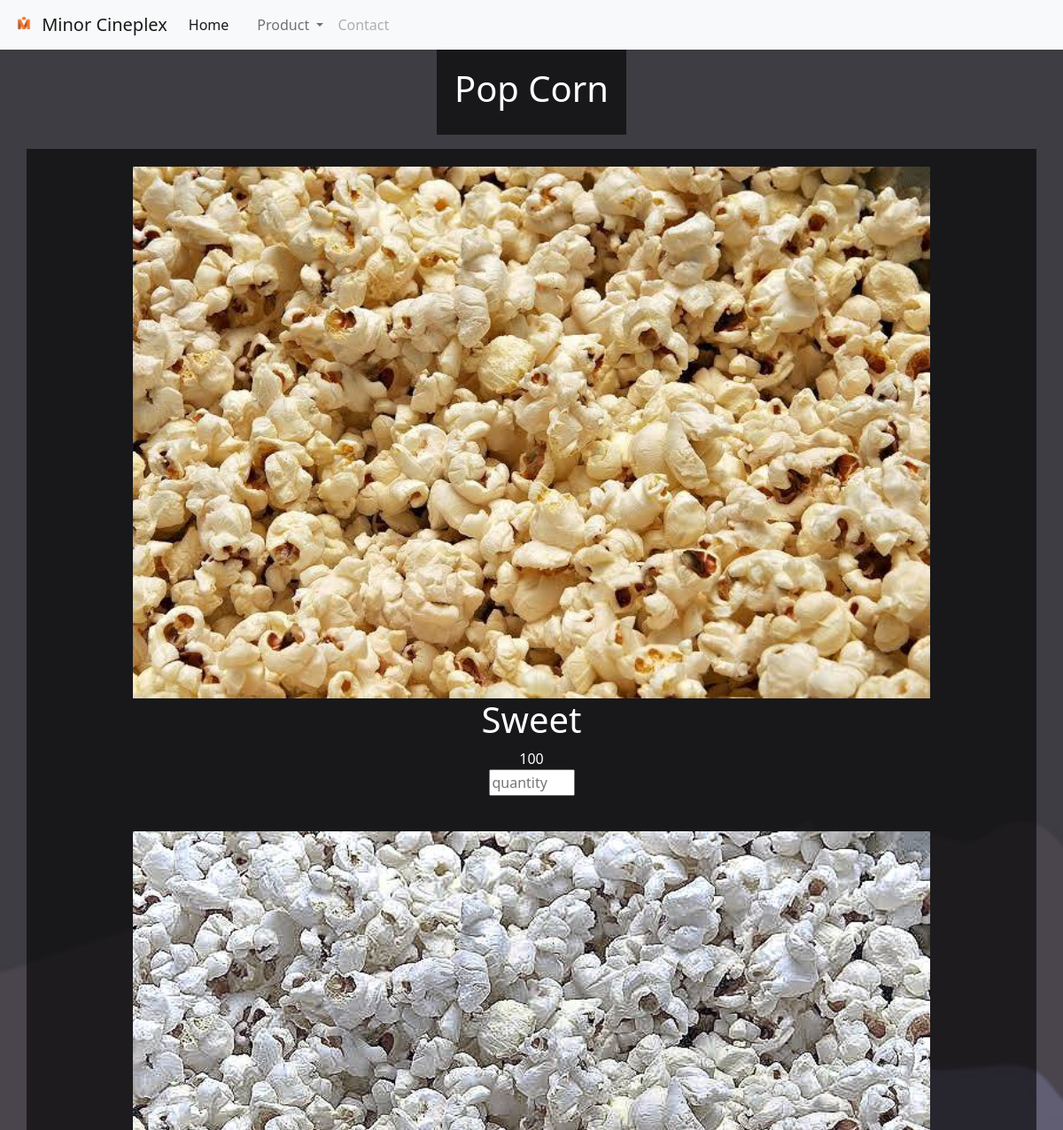
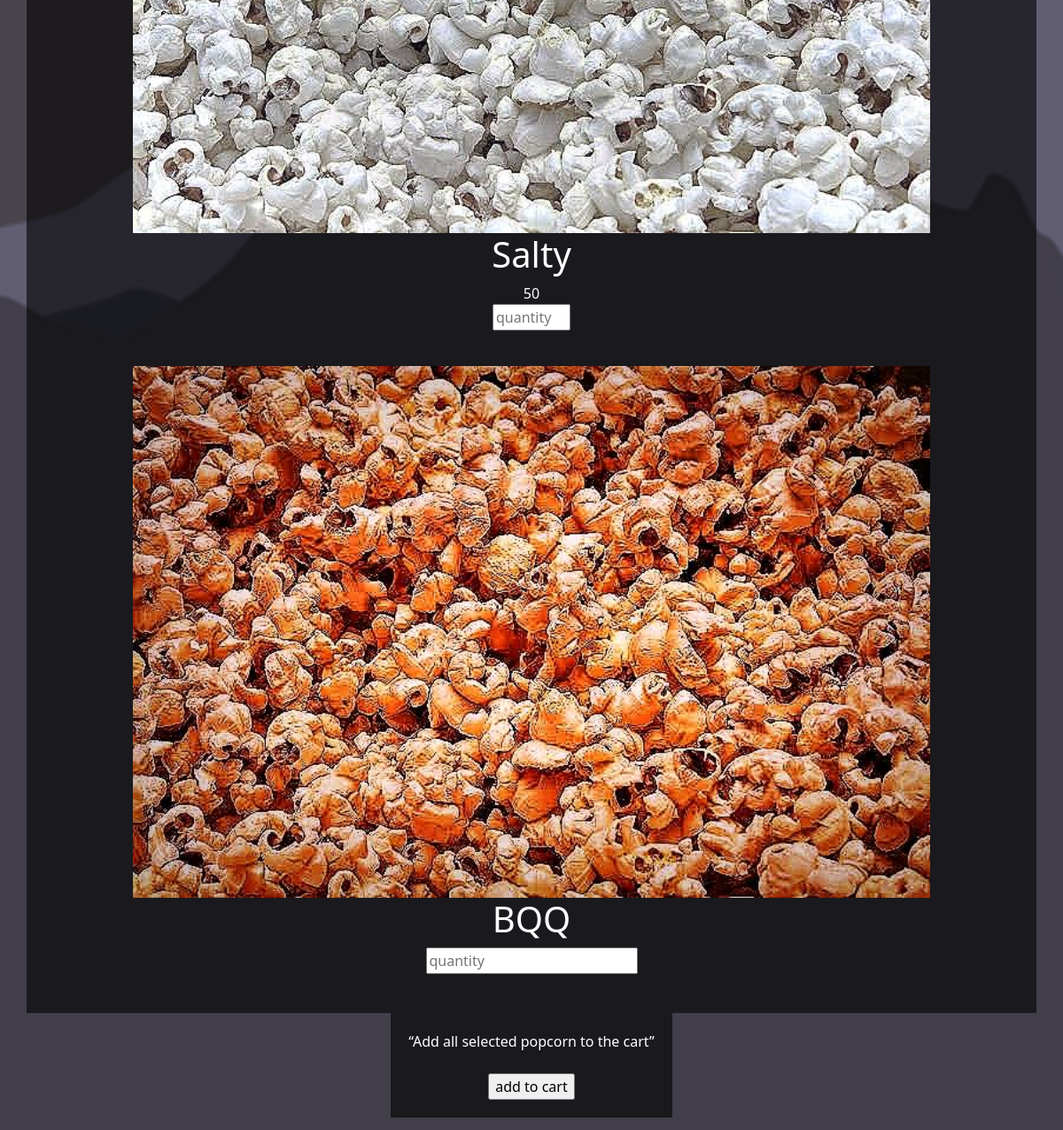
The app's page /Popcron/BuyPop.php (upper part), older data (2 pictures, top to bottom).
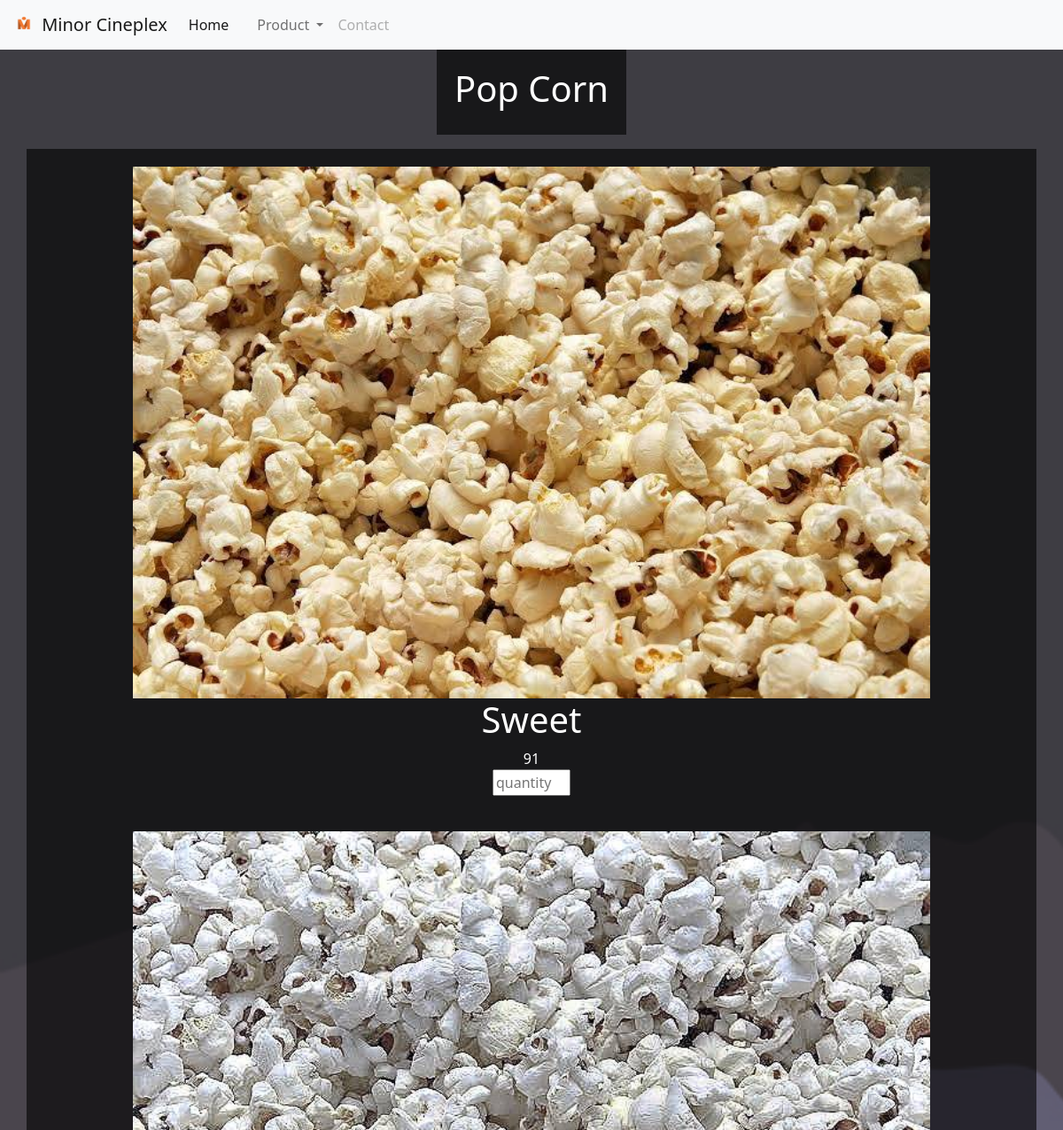
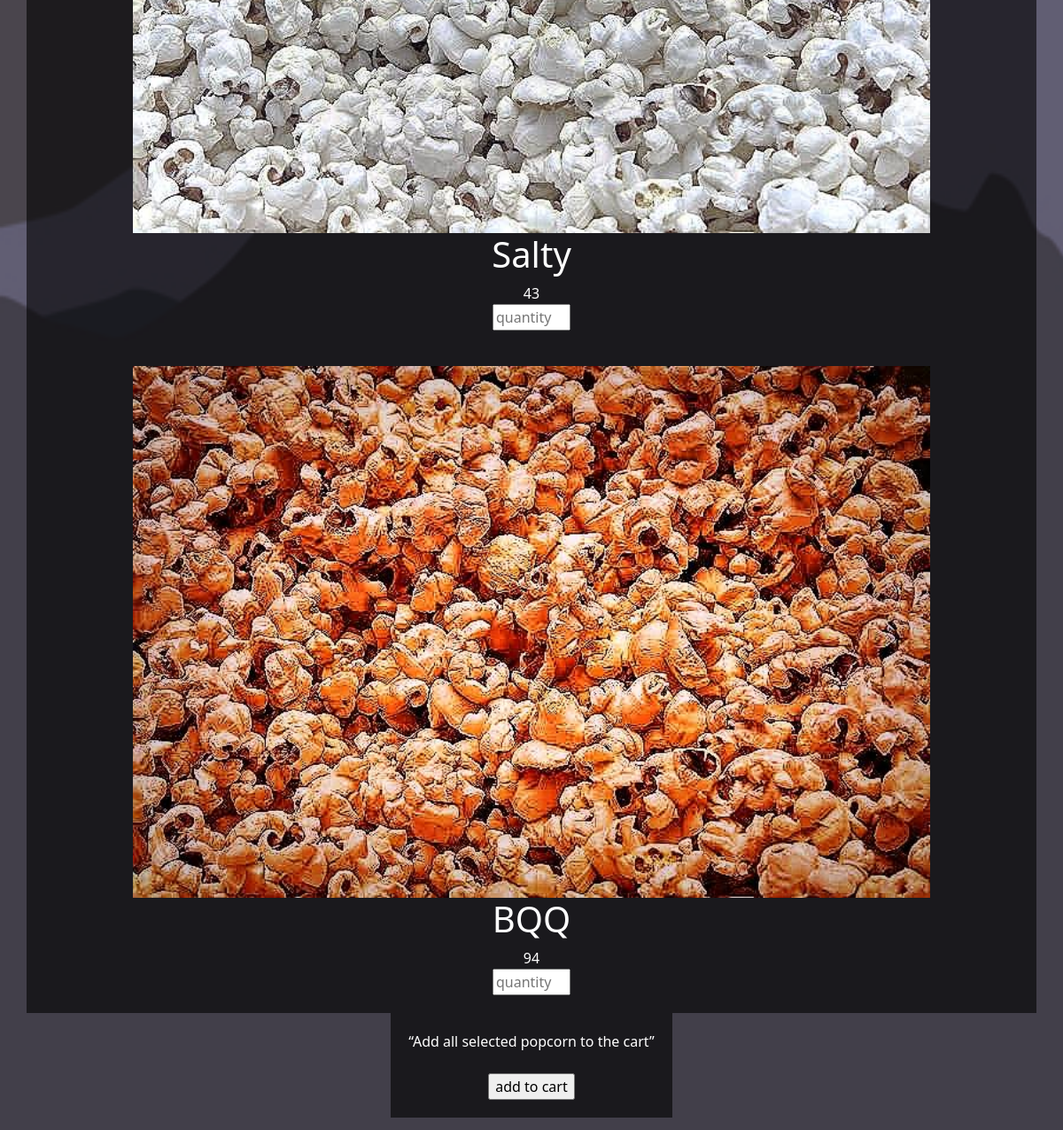
The same page, newer data (2 pictures, top to bottom).
### tables this page shows
CREATE TABLE `itemstock` (
  `ItemID` int(11) NOT NULL,
  `ItemName` text NOT NULL,
  `ProductType` text NOT NULL,
  `ProductDetails` text NOT NULL,
  `Price` int(11) NOT NULL,
  `ProID` int(11) DEFAULT NULL,
  `Remain` int(11) NOT NULL
);

### Popcron/BuyPop.php (the view, shortened to what this page needs)
<?php
  include '../sql/connect.php';
?>
<html>
    <head>
        <link rel="stylesheet" href="tien_style.css">
<link href="https://cdn.jsdelivr.net/npm/bootstrap@5.1.3/dist/css/bootstrap.min.css" rel="stylesheet">
    </head>
    <body>
    <nav class="navbar navbar-expand-lg navbar-light bg-light">
  <div class="container-fluid">
  <a class="navbar-brand" href="#">
      <img src="../Utility/pngtree-initial-m-graphic-design-template-vector-isolated-illustration-png-image_1716255-removebg-preview.PNG" alt="" width="30" height="24" class="d-inline-block align-text-top">
      Minor Cineplex
    </a>
    <div class="collapse navbar-collapse" id="navbarSupportedContent">
      <ul class="navbar-nav me-auto mb-2 mb-lg-0">
        <li class="nav-item">
          <a class="nav-link active" aria-current="page" href="../Home/HomeWback.php">Home</a>
        </li>
        <li class="nav-item">
          <a class="nav-link" href="#"></a>
        </li>
        <li class="nav-item dropdown">
          <a class="nav-link dropdown-toggle" href="#" id="navbarDropdown" role="button" data-bs-toggle="dropdown" aria-expanded="false">
          Product
          </a>
        </li>
        <li class="nav-item">
          <a class="nav-link disabled">Contact</a>
        </li>
      </ul>
      </div>
    </div>
</nav>
    <center><div class="box">
        <h1>Pop Corn</h1>
    </div></center>
    <form action = "Cart.php" method = "post" enctype = "multipart/form-data">
<div class="container">
    <div class="row">
<div class="pop">
                        <img class="image" src="1.jpg">
                        <h1>Sweet</h1>
						<?php
							$sql = "SELECT Remain FROM itemstock WHERE ItemID = 1";
							$result = mysqli_query($connect,$sql) or die("Bad query");
							$row = mysqli_fetch_row($result);
							echo $row[0];
						?>
                        <center><input type="number" name = "Sweet" placeholder="quantity" min = "0" max = "<?php echo $row[0]; ?>" font ></center>
                    </div>
                </div>
                </div>
    <div class="container">
        <div class="row">
    <div class="pop">
        <img class="image" src="2.jpg" >
        <h1>Salty</h1>
						<?php
							$sql = "SELECT Remain FROM itemstock WHERE ItemID = 2";
							$result = mysqli_query($connect,$sql) or die("Bad query");
							$row = mysqli_fetch_row($result);
							echo $row[0];
						?>
        <center><input type="number" name = "Salty" placeholder="quantity" min = "0" max = "<?php echo $row[0]; ?>"></center>
    </div>
</div>
</div>
<div class="container">
    <div class="row">
    <div class="pop">
        <img class="image" src="3.jpg" >
        <h1>BQQ</h1>
						<?php
							$sql = "SELECT Remain FROM itemstock WHERE ItemID = 3";
							$result = mysqli_query($connect,$sql) or die("Bad query");
							$row = mysqli_fetch_row($result);
							echo $row[0];
						?>
        <center><input type="number" name = "BBQ" placeholder="quantity" min = "0" max = "<?php echo $row[0]; ?>"></center>
    </div>
</div>
</div>
<center><div class="box">
<center><q>Add all selected popcorn to the cart</q></center><br>
<center><input type = "submit" name = "AddToCart" class = "btn-3"value = "add to cart"></center>
    </div></center>
</form>
    </body>
</html>

Row changes from the older to the newer data that the page shows:
changed itemstock (number 1 of 3 on the later page): Remain "100" → "91"
changed itemstock (number 2 of 3 on the later page): Remain "50" → "43"
added itemstock: Remain "94"
